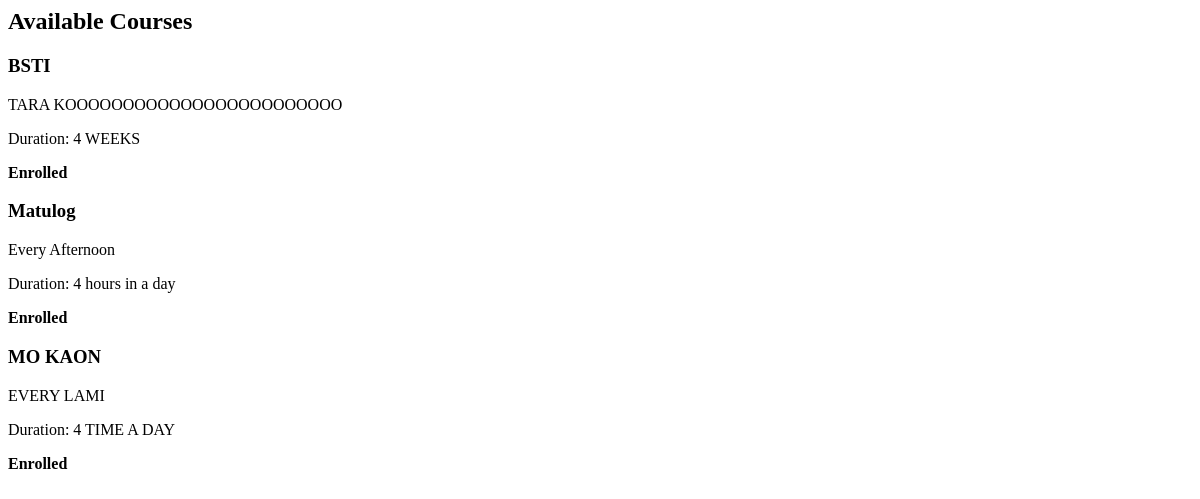
The app's page /view_courses (signed in), older data.
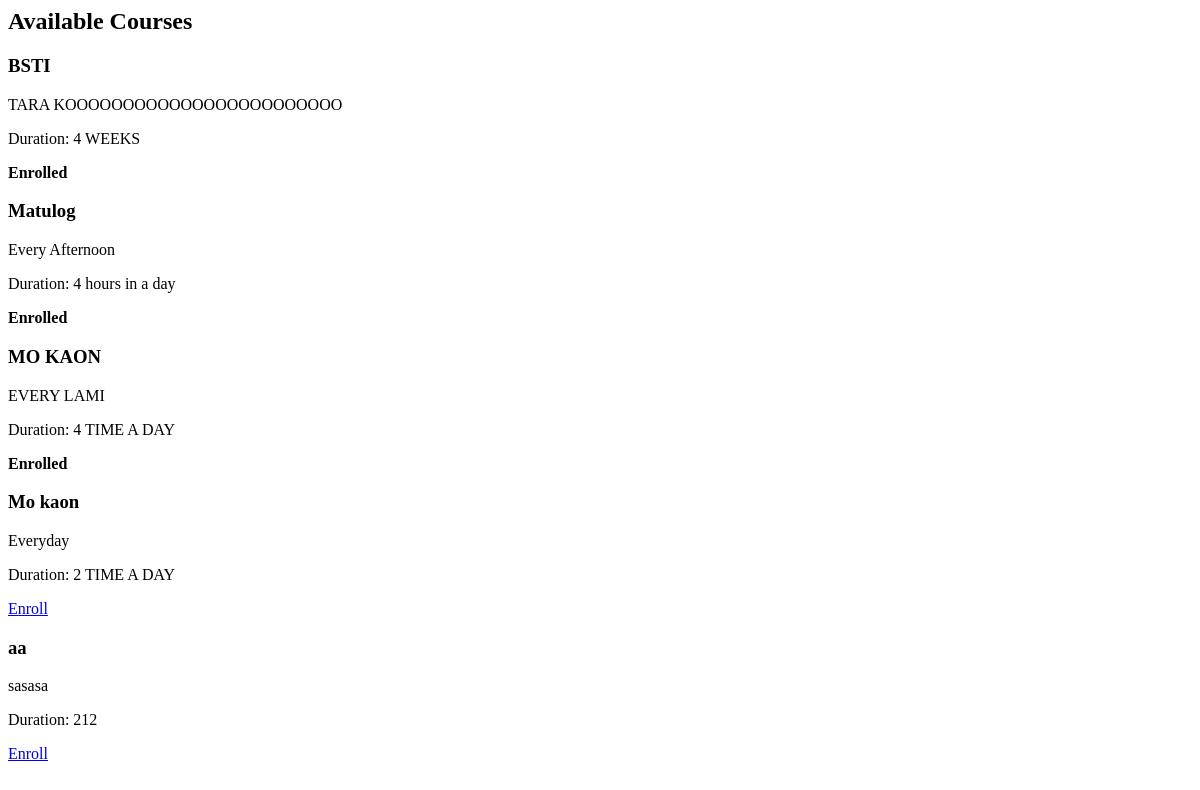
The same page, newer data.
### lms/models.py (models this page shows, shortened)
class Course(models.Model):
    trainer = models.ForeignKey(User, on_delete=models.CASCADE)  # Make sure only trainers create courses
    course_name = models.CharField(max_length=100)
    course_description = models.TextField()
    course_duration = models.CharField(max_length=50)

### lms/views.py (the view)
# urls.py: path('view_courses', view_courses, name="view_courses"),
def view_courses(request):
    courses = Course.objects.all()
    enrolled_courses = Enrollment.objects.filter(user=request.user).values_list('course_id', flat=True)
    return render(request, 'lms/view_courses.html', {
        'courses': courses,
        'enrolled_courses': enrolled_courses
    })

### lms/templates/lms/view_courses.html
<h2>Available Courses</h2>
{% for course in courses %}
  <div>
    <h3>{{ course.course_name }}</h3>
    <p>{{ course.course_description }}</p>
    <p>Duration: {{ course.course_duration }}</p>
    {% if course.id in enrolled_courses %}
      <p><strong>Enrolled</strong></p>
    {% else %}
      <a href="{% url 'lms:enroll_in_course' course.id %}">Enroll</a>
    {% endif %}
  </div>
{% endfor %}

Row changes from the older to the newer data that the page shows:
added Course: course_name "Mo kaon", course_description "Everyday", course_duration "2 TIME A DAY", shows "Enroll"
added Course: course_name "aa", course_description "sasasa", course_duration "212", shows "Enroll"
